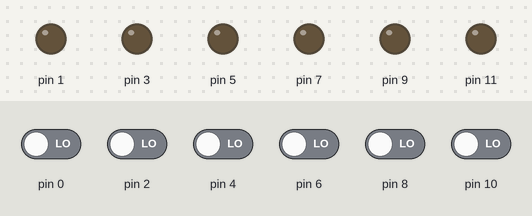
Bench run of a sketch on a simulated Arduino Uno, built with avr-gcc and run on an emulated ATmega328P. On the bench: output pins drawn as LEDs (lit = HIGH). Dashed ring = blinking. The inputs (shaded band) are chosen by the test bench; at power-on: pin 0, pin 2, pin 4, pin 6, pin 8, pin 10 LOW.

Above: at 1.2 s.
1.3 s: pin 0 driven HIGH
At 3.6 s:
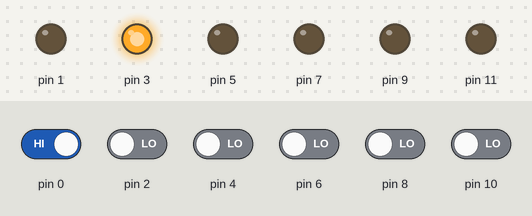
4.3 s: pin 0 driven LOW and pin 2 driven HIGH
At 6.01 s:
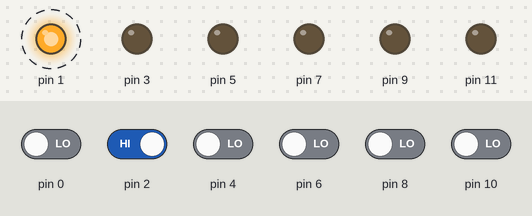
7.3 s: pin 2 driven LOW and pin 4 driven HIGH
10.3 s: pin 4 driven LOW
At 11.1 s:
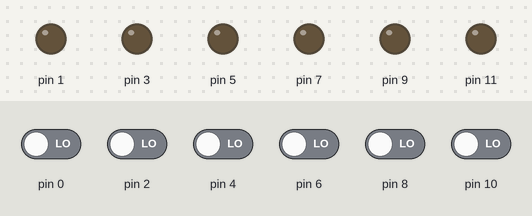
12.2 s: pin 6 driven HIGH
At 14.3 s:
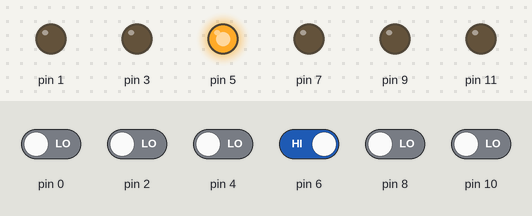
15.2 s: pin 4 driven HIGH
At 18.9 s:
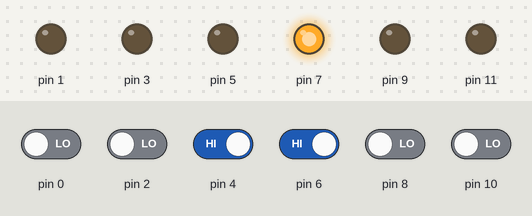
Timing chart, 0 to 19.2 s (numbered marks = the images above; inputs shaded):
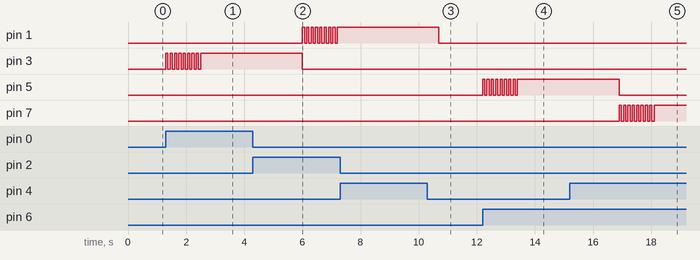

Measured:
- after the input at 1.3 s, pin 3: alternates HIGH for 0.08 s and LOW for 0.08 s, 17 changes in all, then stays HIGH, starting at once
- after the input at 4.3 s, pin 1: alternates HIGH for 0.08 s and LOW for 0.08 s, starting after 1.7 s
- after the input at 7.3 s, every drawn part: stays the same
- after the input at 10.3 s, pin 7: stops changing and stays LOW
- after the input at 12.2 s, pin 5: alternates HIGH for 0.08 s and LOW for 0.08 s, 17 changes in all, then stays HIGH, starting at once
- after the input at 15.2 s, pin 7: alternates HIGH for 0.08 s and LOW for 0.08 s, 17 changes in all, then stays HIGH, starting after 1.7 s

The sketch:

QuizShow.ino
```cpp
int DELAY = 3500;

void setup() {
  //Serial.begin(9600);
  pinMode(0, INPUT);
  pinMode(1, OUTPUT);
  pinMode(2, INPUT);
  pinMode(3, OUTPUT);
  pinMode(4, INPUT);
  pinMode(5, OUTPUT);
  pinMode(6, INPUT);
  pinMode(7, OUTPUT);
  pinMode(8, INPUT);
  pinMode(9, OUTPUT);
  pinMode(10, INPUT);
  pinMode(11, OUTPUT);
}

void playWinner(int pin) {
  for (int i = 0; i < 8; i++) {
    digitalWrite(pin, HIGH);
    delay(75);
    digitalWrite(pin, LOW);
    delay(75);
  }
  digitalWrite(pin, HIGH);
  delay(DELAY);
  digitalWrite(pin, LOW);
}

void loop() {
  if (digitalRead(0) == HIGH) {
    playWinner(3);
  } else if (digitalRead(2) == HIGH) {
    playWinner(1);
  } else if (digitalRead(4) == HIGH) {
    playWinner(7);
  } else if (digitalRead(6) == HIGH) {
    playWinner(5);
  } else if (digitalRead(8) == HIGH) {
    playWinner(11);
  } else if (digitalRead(10) == HIGH) {
    playWinner(9);
  }
}
```
